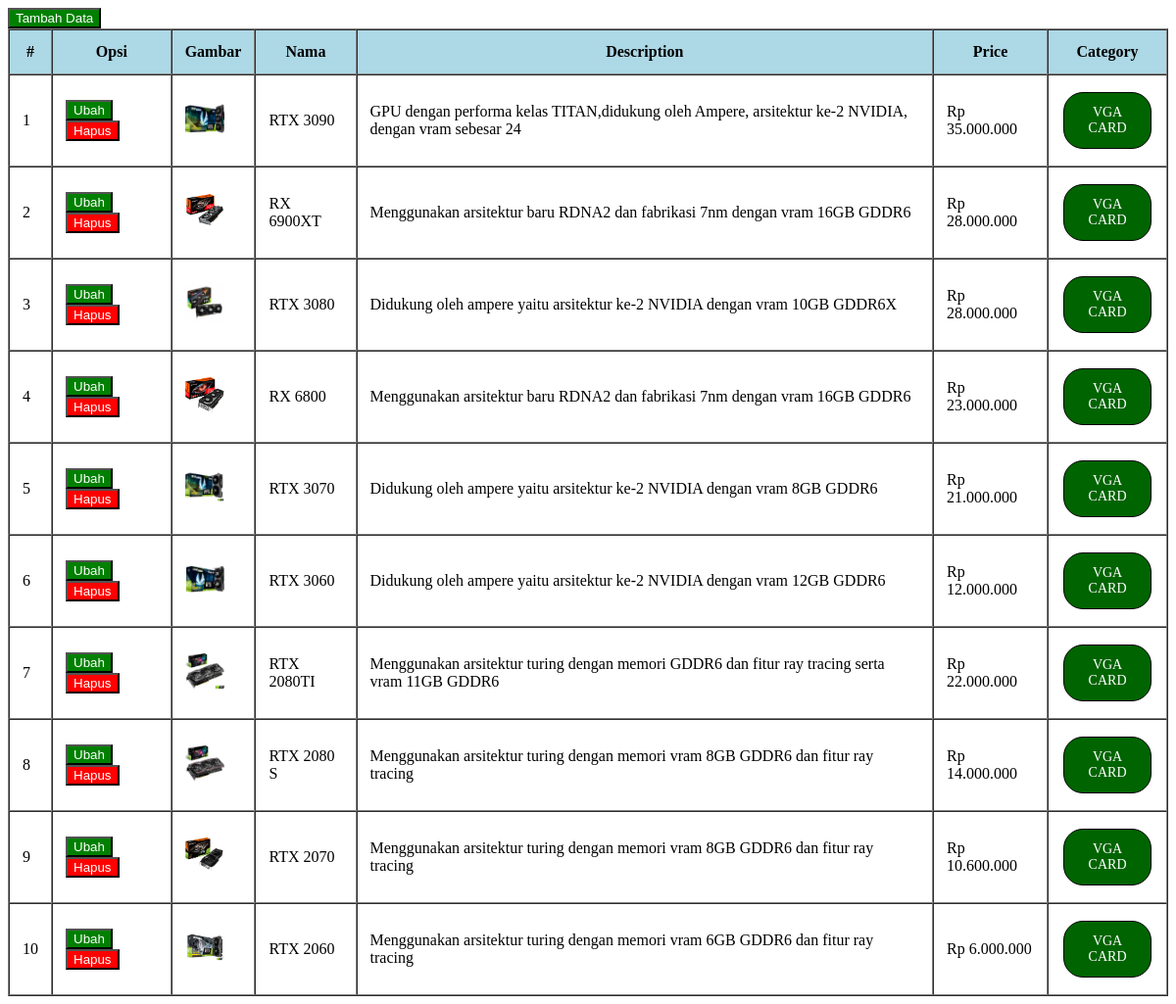
/Latihan5b/php/admin.php, run on the app's committed database.
### tables this page shows
CREATE TABLE `vga` (
  `id` int(11) NOT NULL,
  `img` varchar(100) NOT NULL,
  `nama` varchar(10) NOT NULL,
  `description` varchar(100) NOT NULL,
  `price` varchar(50) NOT NULL,
  `category` varchar(10) NOT NULL
);

### Latihan5b/php/functions.php (called while the page is built, shortened)
<?php
function koneksi() {
    $conn = mysqli_connect("localhost", "root", "") or die ("koneksi ke DB gagal");
    mysqli_select_db($conn, "pw_tubes_203040108") or die ("Database salah!");
    return $conn;
}
function query($sql) {
    $conn = koneksi();
    $result = mysqli_query($conn, $sql);
    while ($row = mysqli_fetch_assoc($result) ) {
        $rows[] = $row;
    }
    return $rows;
}
?>

### Latihan5b/php/admin.php (the view, shortened to what this page needs)
<?php
require 'functions.php';
$vga_card = query("SELECT * FROM vga");
?>
<!DOCTYPE html>
<html>
<head>
	<link rel="stylesheet" href="../css/style.css">
</head>
<body>
<div class="add">
        <a href="tambah.php"><button class="tambah" id="tambah">Tambah Data</button></a>
    </div>
	<table border="1" cellpadding="13" cellspacing="0">
		<tr>
			<th>#</th>
			<th>Opsi</th>
			<th>Gambar</th>
			<th>Nama</th>
			<th>Description</th>
			<th>Price</th>
			<th>Category</th>
		</tr>
		<?php $i = 1 ?>
		<?php foreach ($vga_card as $vga) : ?>
			<tr>
				<td><?= $i; ?></td>
				<td>
					<a href=""><button class="ubah">Ubah</button></a>
					<a href=""><button class="hapus">Hapus</button></a>
				</td>
				<td class="kotak"><img src="../assets/img/<?= $vga['img'];?>" alt=""></td>
				<td><?= $vga['nama']; ?></td>
				<td><?= $vga['description']; ?></td>
				<td><?= $vga['price']; ?></td>
				<td><div class ="categori"><?= $vga["category"]; ?></div></td>
			</tr>
			<?php $i++ ?>
		<?php endforeach; ?>
	</table>
</body>
</html>

### Latihan5b/css/style.css (style rules this page uses)
th { background-color: lightblue; }
img { max-width: 40px; }
.categori { border: 1px solid black; font-size: 14px; padding: 12px 12px; text-align: center; display: inline-block; margin: 4px 2px; background-color: darkgreen; border-radius: 20px; color: white; }
.hapus { background-color: red; color: white; }
.ubah { background-color: green; color: white; }
.tambah { background-color: green; color: white; }

### data on the page
vga: img (picture), nama "RTX 3090", description "GPU dengan performa kelas TITAN,didukung oleh Ampere, arsitektur ke-2 NVIDIA, dengan vram sebesar 24", price "Rp 35.000.000", category "VGA CARD"
vga: img (picture), nama "RX 6900XT", description "Menggunakan arsitektur baru RDNA2 dan fabrikasi 7nm dengan vram 16GB GDDR6", price "Rp 28.000.000", category "VGA CARD"
vga: img (picture), nama "RTX 3080", description "Didukung oleh ampere yaitu arsitektur ke-2 NVIDIA dengan vram 10GB GDDR6X", price "Rp 28.000.000", category "VGA CARD"
vga: img (picture), nama "RX 6800", description "Menggunakan arsitektur baru RDNA2 dan fabrikasi 7nm dengan vram 16GB GDDR6", price "Rp 23.000.000", category "VGA CARD"
vga: img (picture), nama "RTX 3070", description "Didukung oleh ampere yaitu arsitektur ke-2 NVIDIA dengan vram 8GB GDDR6", price "Rp 21.000.000", category "VGA CARD"
vga: img (picture), nama "RTX 3060", description "Didukung oleh ampere yaitu arsitektur ke-2 NVIDIA dengan vram 12GB GDDR6", price "Rp 12.000.000", category "VGA CARD"
vga: img (picture), nama "RTX 2080TI", description "Menggunakan arsitektur turing dengan memori GDDR6 dan fitur ray tracing serta vram 11GB GDDR6", price "Rp 22.000.000", category "VGA CARD"
vga: img (picture), nama "RTX 2080 S", description "Menggunakan arsitektur turing dengan memori vram 8GB GDDR6 dan fitur ray tracing", price "Rp 14.000.000", category "VGA CARD"
vga: img (picture), nama "RTX 2070", description "Menggunakan arsitektur turing dengan memori vram 8GB GDDR6 dan fitur ray tracing", price "Rp 10.600.000", category "VGA CARD"
vga: img (picture), nama "RTX 2060", description "Menggunakan arsitektur turing dengan memori vram 6GB GDDR6 dan fitur ray tracing", price "Rp 6.000.000", category "VGA CARD"
